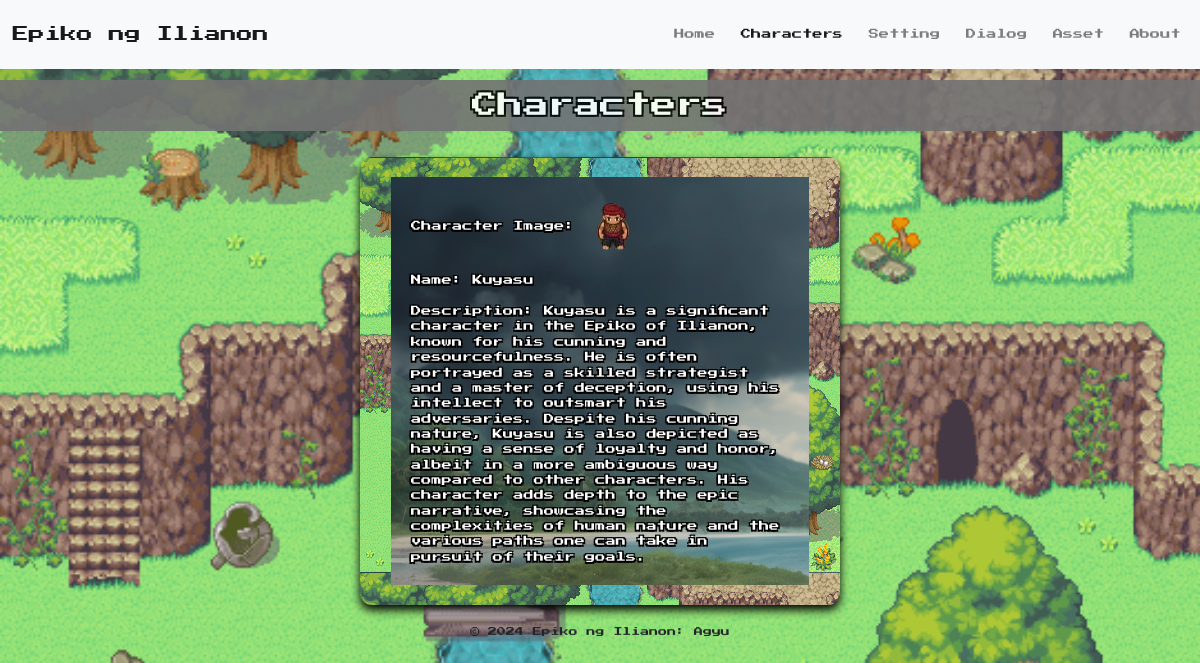
The app's page /character_specific/character_4.php with its own data.
### tables this page shows
CREATE TABLE `characters` (
  `id` int(11) NOT NULL,
  `name` varchar(100) NOT NULL,
  `description` text NOT NULL,
  `image` varchar(255) NOT NULL
);

### classes/config.php (called while the page is built, shortened)
<?php
class Database {
    private $connection;
    public function __construct() {
        $this->connection = new mysqli(DB_SERVER, DB_USERNAME, DB_PASSWORD, DB_NAME);
    }
    public function getConnection() {
        return $this->connection;
    }
}
?>

### classes/Character.php (called while the page is built, shortened)
<?php
require_once 'config.php';
class Character {
    private $db;
    private $id;
    private $name;
    private $description;
    private $image;
    public function __construct($id = null) {
        $this->db = (new Database())->getConnection();
        if($id) {
            $this->load($id);
        }
    }
    public function load($id) {
        $sql = "SELECT * FROM characters WHERE id = $id";
        $result = $this->db->query($sql);
        if ($result->num_rows > 0) {
            $row = $result->fetch_assoc();
            $this->id = $row['id'];
            $this->name = $row['name'];
            $this->description = $row['description'];
            $this->image = $row['image'];
        }
    }
    public function getId() {
        return $this->id;
    }
    public function getName() {
        return $this->name;
    }
    public function getDescription() {
        return $this->description;
    }
    public function getImage() {
        return $this->image;
    }
}

### character_specific/character_4.php (the view, shortened to what this page needs)
<?php
require_once '../classes/Character.php';
$character = new Character(4);
?>
<!DOCTYPE html>
<html lang="en">
<head>
    <link rel="stylesheet" href="../assets/css/styles.css">
    <link rel="stylesheet" href="https://stackpath.bootstrapcdn.com/bootstrap/4.5.2/css/bootstrap.min.css">
</head>
<body>
    <header>
        <nav class="navbar navbar-expand-lg navbar-light bg-light">
            <a class="navbar-brand" href="#">Epiko ng Ilianon</a>
            <div class="collapse navbar-collapse" id="navbarNav">
                <ul class="navbar-nav ml-auto">
                    <li class="nav-item">
                        <a class="nav-link mr-3" href="../index.php">Home</a>
                    </li>
                    <li class="nav-item active">
                        <a class="nav-link mr-3" href="../characters.php">Characters</a>
                    </li>
                    <li class="nav-item">
                        <a class="nav-link mr-3" href="../settings.php">Setting</a>
                    </li>
                    <li class="nav-item">
                        <a class="nav-link mr-3" href="../dialogs.php">Dialog</a>
                    </li>
                    <li class="nav-item">
                        <a class="nav-link mr-3" href="../assets.php">Asset</a>
                    </li>
                    <li class="nav-item">
                        <a class="nav-link" href="../about.php">About</a>
                    </li>
                </ul>
            </div>
        </nav>
    </header>
    <section class="indi-char">
    <main>
        <h2 class="title-char">Characters</h2>
        <div class="char-card">
            <div class="sub-indi-card">
                <div class="indi-card">
                <?php
                    if ($character->getId()) {
                        echo 'Character Image: <img src="../assets/images/' . $character->getImage() . '"><br><br>';
                        echo "Name: " . $character->getName() . "<br><br>";
                        echo "Description: " . $character->getDescription() . "<br>";
                    } else {
                        echo "Character not found.";
                    }
                    ?>
                </div>
            </div>
        </div>
    </main>
    <footer>
        <p>&copy; 2024 Epiko ng Ilianon: Agyu</p>
    </footer>
    </section>
</body>
</html>

### assets/css/styles.css (style rules this page uses)
* { margin: 0; padding: 0; box-sizing: border-box; }
body, h2, h3, p { font-family: 'Press Start 2P', cursive; font-size: 0.7rem; }
* { font-family: 'Press Start 2P', cursive; font-size: 0.8rem; }
header { line-height: 3; }
footer { text-align: center; }
header { position: fixed; width: 100%; top: 0; left: 0; z-index: 1000; }
.indi-char { margin-top: 80px; }
.char-card { display: flex; justify-content: center; align-items: center; }
.sub-indi-card { background: url(../images/background.gif); background-color: rgb(255, 255, 255); box-shadow: 0 5px 10px #000; width: 40%; padding: 20px; height: auto; margin: 20px; border-radius: 12px; transition: scale 0.5s ease-in-out; display: flex; justify-content: center; align-items: center }
.indi-card { background: url(../images/ai_1.png); background-color: rgb(255, 255, 255); width: 95%; padding: 20px; height: auto; overflow-y: auto; border: none; color: #ffffff; text-shadow: -0.5px -0.5px 0 #000, 0.5px -0.5px 0 #000, -0.5px 0.5px 0 #000, 0.5px 0.5px 0 #000, -1px -1px 0 #000, 1px -1px 0 #000, -1px 1px 0 #000, 1px 1px 0 #000, -1.5px -1.5px 0 #000, 1.5px -1.5px 0 #000, -1.5px 1.5px 0 #000, 1.5px 1.5px 0 #000; }
.title-char { text-align: center; opacity: 0.9; background-color: #737373; padding: 10px; color: #ffffff; text-shadow: -1px -1px 0 #000, 1px -1px 0 #000, -1px 1px 0 #000, 1px 1px 0 #000, -2px -2px 0 #000, 2px -2px 0 #000, -2px 2px 0 #000, 2px 2px 0 #000; }

### character_specific/character_4.php (style rules this page uses)
body { background-image: url(../assets/images/background.gif); background-repeat: no-repeat; background-size: cover; }

### records on screen
characters: image (picture), name "Kuyasu", description "Kuyasu is a significant character in the Epiko of Ilianon, known for his cunning and resourcefulness. He is often portrayed as a skilled strategist and a master of deception, using his intellect to outsmart his adversaries. Despite his cunning nature, Kuyasu is also depicted as having a sense of loyalty and honor, albeit in a more ambiguous way compared to other characters. His character adds depth to the epic narrative, showcasing the complexities of human nature and the various paths one can take in pursuit of their goals."
